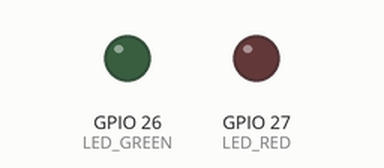
This sketch was run on a simulated ESP32. Shown: output pins drawn as LEDs (lit = HIGH). WiFi joins after 1.5 s; servers stay silent unless stated; uploads are accepted with an empty reply; random numbers use the default seed unless the sketch sets one; what the sketch prints to the serial monitor is not drawn.

Above: at 3.8 s.
At 5.4 s:
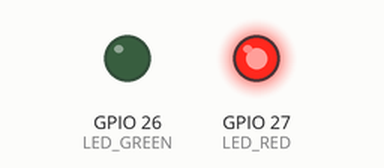
Timing chart, 0 to 8.2 s (numbered marks = the images above):
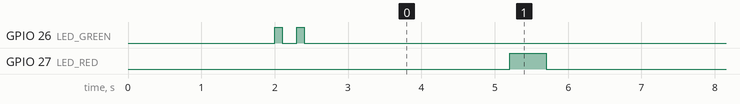

Measured:
- by itself, GPIO 27 (LED_RED): alternates HIGH for 0.50 s and LOW for 4.5 s

The sketch:

sketch.ino
```cpp
#include "config.h"
#include "wifi_manager.h"
#include "sensor.h"
#include "http_client.h"

unsigned long lastSent = 0;

void setup() {
    Serial.begin(115200);

    // Initialize LEDs
    pinMode(LED_GREEN, OUTPUT);
    pinMode(LED_RED, OUTPUT);

    // Turn off LEDs initially
    digitalWrite(LED_GREEN, LOW);
    digitalWrite(LED_RED, LOW);

    // Connect to WiFi
    connectToWifi();
  }

  void loop() {
    if (millis() - lastSent >= SEND_INTERVAL) {
      lastSent = millis();
      float value = readSensor();
      sendReading(value);
    }
}
```

helpers.h
```cpp
#ifndef HELPERS_H
#define HELPERS_H

#include <Arduino.h>

inline void blinkLed(int pin, int durationMs) {
  digitalWrite(pin, HIGH);
  delay(durationMs);
  digitalWrite(pin, LOW);
}

#endif
```

http_client.h
```cpp
#ifndef HTTP_CLIENT_H
#define HTTP_CLIENT_H

#include <Arduino.h>
#include <WiFi.h>
#include <HTTPClient.h>
#include <WiFiClientSecure.h>

// Local includes
#include "helpers.h"
#include "config.h"

inline void sendReading(float value) {
  if (WiFi.status() != WL_CONNECTED) {
    Serial.println("WiFi not connected");
    return;
  }

  static WiFiClientSecure client;
  client.setInsecure();
  client.setTimeout(10000); // 10 seconds

  HTTPClient http;
  http.setTimeout(10000); // 10 seconds
  if (!http.begin(client, API_URL)) {
    Serial.println("HTTP begin failed");
    blinkLed(LED_RED, 500);
    return;
  }

  // Add headers
  http.addHeader("Content-Type", "application/json");
  http.addHeader("ngrok-skip-browser-warning", "true");

  String payload = "{";
  payload += "\"sensor\":\"temperature\",";
  payload += "\"value\":" + String(value);
  payload += "}";

  Serial.println("Sending: " + payload);
  int responseCode = http.POST(payload);
  if (responseCode == HTTP_CODE_CREATED) {
    Serial.println("Success! Response: " + String(responseCode));
    blinkLed(LED_GREEN, 500);
  } else {
    Serial.println("Failed. Response: " + String(responseCode) + " (" + http.errorToString(responseCode) + ")");
    blinkLed(LED_RED, 500);
  }
  http.end();
}

#endif
```

sensor.h
```cpp
#ifndef SENSOR_H
#define SENSOR_H

#include <Arduino.h>

inline float readSensor() {
    return random(20, 30);
}

#endif
```

wifi_manager.h
```cpp
#ifndef WIFI_MANAGER_H
#define WIFI_MANAGER_H

#include <Arduino.h>
#include <WiFi.h>
#include "config.h"
#include "helpers.h"

inline void connectToWifi() {
  WiFi.begin(WIFI_SSID, WIFI_PASS);

  Serial.print("Connecting to WiFi...");
  while (WiFi.status() != WL_CONNECTED) {
    delay(1000);
    Serial.print(".");
  }
  Serial.println("\nConnected to WiFi");
  // Flash green LED twice on success
  blinkLed(LED_GREEN, 100);
  delay(200);
  blinkLed(LED_GREEN, 100);
}
#endif
```

config.h
```cpp
#ifndef CONFIG_H
#define CONFIG_H

// WIFI CONFIG
#define WIFI_SSID "Wokwi-GUEST"
#define WIFI_PASS ""

// Backend URL (must include /readings for POST)
#define API_URL "https://iot-task-production.up.railway.app/readings"

// TIMING
#define SEND_INTERVAL 5000

// LED PINs
#define LED_GREEN 26
#define LED_RED 27

#endif
```
